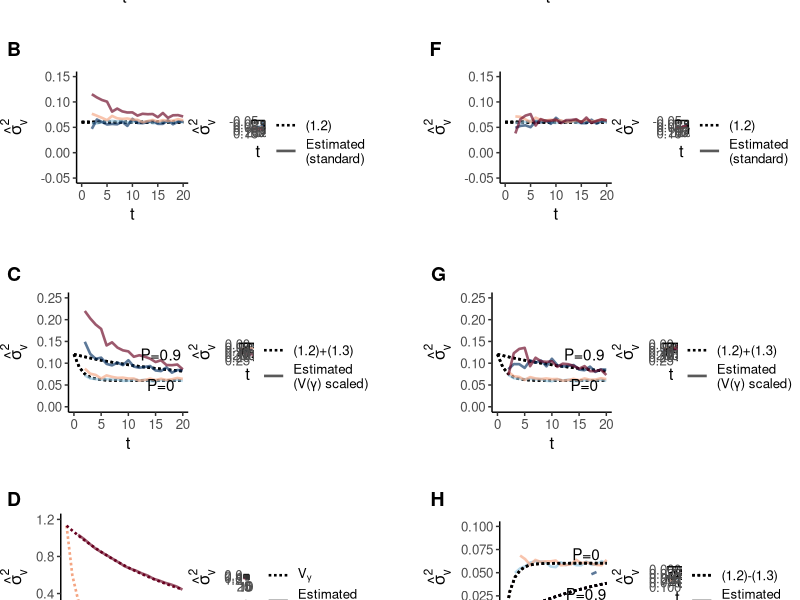

Reproduce this figure in R.
# plot GREML estimated vgamma: genetic variance due to local ancestry

# load files
library(data.table)
df_HI=fread("../data/admix_HI_GREML_vgamma.txt", header = T)
df_CGF=fread("../data/admix_CGF_GREML_vgamma.txt", header = T)

# function to plot 
# expectation VS standard scaled GCTA results
fig4A=function(data, yobs, legend.position="right"){
  library(ggplot2)
  ggplot() +
    geom_line(data=data, linewidth=0.9, alpha = 0.65, #transparent this line
              aes(x=t, y = yobs,                               
                  linetype = "obs",
                  group=interaction(P, cov), 
                  color=interaction(P, cov))) +
    geom_line(data=data, linewidth=0.9, 
              aes(x=t, y = va.term2+va.term3+va.term4, 
                  linetype = "exp",
                  group=interaction(P, cov),
                  color=interaction(P, cov))) +
    ylim(c(-0.05, 1.20))+
    scale_linetype_manual("", 
                          breaks = c("obs",   "exp"),
                          values = c("solid",  "11"),
                          labels = c("Estimated\n(standard)",
                                     expression(V[gamma]))) +
    scale_colour_manual("", 
                        values = c('#92c5de','#053061',
                                   '#f4a582','#67001f') ,
                        labels = c("P=0", "P=0.9", 
                                   "P=0", "P=0.9"
                        )) +
    theme_classic() +
    xlab("t") +
    ylab(expression(hat(sigma)[v]^2))  + 
    #ggtitle(title) +
    theme(aspect.ratio = 1, 
          plot.title = element_text(hjust = 0.5), # to center the title
          legend.position = legend.position, 
          legend.text.align = 0, #left align legend
          text = element_text(size = 12),
          plot.margin = unit(c(0, 0, 0, 0), 'cm')
    ) + 
    guides(color = "none", # no show color legend
           linetype = guide_legend(order = 2, reverse = T)
    )
}


# standard scale gcta vgamma vs expected (1.2)+(1.3)
fig4B=function(data, yobs, legend.position="right"){
  library(ggplot2)
  ggplot() +
    geom_line(data=data, linewidth=0.9, color="black", 
              aes(x=t, y = va.term2,
                  linetype = "exp",
                  group=interaction(P, cov)
              )) + 
    geom_line(data=data, linewidth=0.9, alpha = 0.65, #transparent this line
              aes(x=t, y = yobs,
                  linetype = "obs",
                  group=interaction(P, cov),
                  color=interaction(P, cov))) +
    ylim(c(-0.05, 0.15))+
    scale_linetype_manual("", 
                          breaks = c("obs",   "exp"),
                          values = c("solid",  "11"),
                          labels = c("Estimated\n(standard)",
                                     "(1.2)")) + 
    scale_colour_manual("", 
                        values = c('#92c5de','#053061',
                                   '#f4a582','#67001f') ,
                        labels = c("P=0", "P=0.9", 
                                   "P=0", "P=0.9"
                        )) +
    theme_classic() +
    xlab("t") +
    ylab(expression(hat(sigma)[v]^2))  + 
    theme(aspect.ratio = 1, 
          plot.title = element_text(hjust = 0.5), # to center the title
          legend.position = legend.position, 
          legend.text.align = 0, #left align legend
          text = element_text(size = 12),
          plot.margin = unit(c(0, 0, 0, 0), 'cm')
    ) + 
    guides(color = "none", 
           linetype = guide_legend(order = 1, reverse = T
           ) )}


# (1.2)+(1.3) vs GRMvarX scaled vgamma gcta estimates

fig4C=function(data, yobs, legend.position="right"){
  library(ggplot2)
  ggplot() +
    geom_line(data=data, linewidth=0.9, color="black", 
              aes(x=t, y = va.term2+va.term3, 
                  linetype = "exp",
                  group=interaction(P, cov)
              )) +
    geom_line(data=data, linewidth=0.9, alpha = 0.65, #transparent this line
              aes(x=t, y = yobs,                               
                  linetype = "obs",
                  group=interaction(P, cov), 
                  color=interaction(P, cov))) +
    # label P
    annotate(geom = "text", x=16, y=0.12, label="P=0.9") +
    annotate(geom = "text", x=16, y=0.05, label="P=0") +
    ylim(c(0, 0.25))+
    scale_linetype_manual("", 
                          breaks = c("obs",   "exp"),
                          values = c("solid",  "11"),
                          labels = c(#expression(paste("Estimated\n(V(", gamma, ") scaled)", sep ="")),
                                     paste("Estimated\n(V(\u03B3) scaled)"),
                                     "(1.2)+(1.3)")) +
    scale_colour_manual("", 
                        values = c('#92c5de','#053061',
                                   '#f4a582','#67001f') ,
                        labels = c("P=0", "P=0.9", 
                                   "P=0", "P=0.9"
                        )) +
    theme_classic() +
    xlab("t") +
    ylab(expression(hat(sigma)[v]^2))  + 
    theme(aspect.ratio = 1, 
          plot.title = element_text(hjust = 0.5), # to center the title
          legend.position = legend.position, 
          legend.text.align = 0, #left align legend
          text = element_text(size = 12),
          plot.margin = unit(c(0, 0, 0, 0), 'cm')
    ) + 
    guides(color = "none", # no show color legend
           linetype = guide_legend(order = 2, reverse = T
           ) )
}


fig4D=function(data, yobs, legend.position="right"){
  library(ggplot2)
  ggplot() +
    geom_line(data=data, linewidth=0.9, 
            aes(x=t, y = va.term2+va.term3+va.term4, 
                linetype = "exp",
                group=interaction(P, cov),
                color=interaction(P, cov))) +
  geom_line(data=data, linewidth=0.9, alpha = 0.65, #transparent this line
            aes(x=t, y = yobs,                               
                linetype = "obs",
                group=interaction(P, cov), 
                color=interaction(P, cov))) +
  
  ylim(c(-0.05, 1.20))+
  scale_linetype_manual("", 
                       breaks = c("obs",   "exp"),
                       values = c("solid",  "11"),
                       labels = c("Estimated\n(LD scaled)",
                                  expression(V[gamma]))) +
  scale_colour_manual("", 
                     values = c('#92c5de','#053061',
                                '#f4a582','#67001f'),
  ) +
  theme_classic() +
  xlab("t") +
  ylab(expression(hat(sigma)[v]^2))  + 
  theme(aspect.ratio = 1, 
        plot.title = element_text(hjust = 0.5), # to center the title
        legend.position = legend.position, 
        legend.text.align = 0, #left align legend
        text = element_text(size = 12),
        plot.margin = unit(c(0, 0, 0, 0), 'cm')
        ) + 
  guides(color = "none", # no show color legend
          linetype = guide_legend(order = 2, reverse = T)
         )
}


fig4D_w=function(data, yobs, legend.position="right"){
  library(ggplot2)
  ggplot() +
    geom_line(data=data, linewidth=0.9, #color="black",
            aes(x=t, y = va.term2-va.term3, 
                linetype = "exp",
                group=interaction(P, cov),
                color=interaction(P, cov) #in order to keep this order
                )) +
  geom_line(data=data, linewidth=0.9, alpha = 0.65, #transparent this line
            aes(x=t, y = yobs,                               
                linetype = "obs",
                group=interaction(P, cov), 
                color=interaction(P, cov))) +
    
    geom_line(data=data, linewidth=0.9, color="black", # cover it
            aes(x=t, y = va.term2-va.term3, 
                linetype = "exp",
                group=interaction(P, cov),
               # color=interaction(P, cov)
                )) +
     # label P
  annotate(geom = "text", x=16, y=0.027, label="P=0.9") +
  annotate(geom = "text", x=16, y=0.07, label="P=0") +
  ylim(c(-0.01, 0.1))+
  scale_linetype_manual("", 
                       breaks = c("obs",   "exp"),
                       values = c("solid",  "11"),
                       labels = c("Estimated\n(LD scaled)",
                                  "(1.2)-(1.3)")) +
  scale_colour_manual("", 
                     values = c('#92c5de','#053061',
                                '#f4a582','#67001f'),
  ) +
  theme_classic() +
  xlab("t") +
  ylab(expression(hat(sigma)[v]^2))  + 
  theme(aspect.ratio = 1, 
        plot.title = element_text(hjust = 0.5), # to center the title
        legend.position = legend.position, 
        legend.text.align = 0, #left align legend
        text = element_text(size = 12),
        plot.margin = unit(c(0, 0, 0, 0), 'cm')
        ) + 
  guides(color = "none", 
          linetype = guide_legend(order = 2, reverse = T)
         )
}


#color legend 
fig4color=function(data){
  library(ggplot2)
  ggplot() +
    geom_line(data=data, linewidth=0.9, alpha = 0.65, #transparent this line
              aes(x=t, y = vgamma_GRMstd,                               
                  linetype = "obs",
                  group=interaction(P, cov), 
                  color=interaction(P, cov))) +
    geom_line(data=data, linewidth=0.9, 
              aes(x=t, y = va.term2+va.term3+va.term4, 
                  linetype = "exp",
                  group=interaction(P, cov),
                  color=interaction(P, cov))) +
    scale_linetype_manual("", 
                          breaks = c("obs",   "exp"),
                          values = c("solid",  "11"),
                          labels = c("Estimated\n(standard)",
                                     "Expected")) +
    scale_colour_manual("", 
                        values = c('#92c5de','#053061',
                                   '#f4a582','#67001f') ,
                        labels = c("P=0", "P=0.9", 
                                   "P=0", "P=0.9"
                        )) +
    theme_classic() +
    xlab("t") +
    ylab(expression(hat(sigma)[v]^2))  + 
    theme(aspect.ratio = 1, 
          legend.position = "bottom", #hide legend for HI
          text = element_text(size = 12)
    ) + 
    guides(color =  guide_legend(order = 1, nrow=2, 
                                 byrow = T, reverse = T,
                                 override.aes = list(linewidth = 2)),  # thicken the line in legend
           linetype = "none"
    )}

# plot
HI_color=fig4color(data=df_HI)


HIa=fig4A(data=df_HI, 
          yobs=df_HI$vgamma_GRMstd, 
          #title="Hybrid Isolation", 
          legend.position = "none")
CGFa=fig4A(data=df_CGF, 
           yobs=df_CGF$vgamma_GRMstd) 
           #title="Continuous Gene Flow")

HIb=fig4B(data=df_HI,
          yobs=df_HI$vgamma_GRMstd,
          legend.position = "none")

CGFb=fig4B(data=df_CGF,
           yobs=df_CGF$vgamma_GRMstd)

HIc=fig4C(data=df_HI, 
          yobs=df_HI$vgamma_GRMvarX,
          legend.position = "none")
CGFc=fig4C(data=df_CGF,
           yobs=df_CGF$vgamma_GRMvarX)

HId=fig4D(data=df_HI, 
          yobs=df_HI$vgamma_GRMld,
          legend.position = "none")
CGFd=fig4D(data=df_CGF,
           yobs=df_CGF$vgamma_GRMld)

library(ggpubr)
plt_wo=ggarrange(HIa, CGFa, HIb, CGFb, HIc, CGFc, HId, CGFd,
              ncol = 2, nrow = 4, 
              labels = c("A", "", "B", "","C", "","D", ""),
              align = c("h")) 

# plot for gcta_wganc
HIa_w=fig4A(data=df_HI, 
            yobs = df_HI$vgamma_GRMstd_ganc,
            #title="Hybrid Isolation", 
            legend.position = "none")
CGFa_w=fig4A(data=df_CGF, 
             yobs=df_CGF$vgamma_GRMstd_ganc)
             #title="Continuous Gene Flow")

HIb_w=fig4B(data=df_HI, 
            yobs=df_HI$vgamma_GRMstd_ganc,
            legend.position = "none")
CGFb_w=fig4B(data=df_CGF,
             yobs=df_CGF$vgamma_GRMstd_ganc)

HIc_w=fig4C(data=df_HI,
            yobs=df_HI$vgamma_GRMvarX_ganc,
            legend.position = "none")
CGFc_w=fig4C(data=df_CGF,
             yobs=df_CGF$vgamma_GRMvarX_ganc)

HId_w=fig4D_w(data=df_HI,
            yobs=df_HI$vgamma_GRMld_ganc,
            legend.position = "none")
CGFd_w=fig4D_w(data=df_CGF,
             yobs=df_CGF$vgamma_GRMld_ganc)


plt_wganc=ggarrange(HIa_w, CGFa_w, HIb_w, CGFb_w, HIc_w, CGFc_w, HId_w, CGFd_w, 
              ncol = 2, nrow = 4, 
              labels = c("E", "", "F", "","G", "","H", ""),
              align = c("h")) 

# add space between these two
plt=ggarrange(plt_wo, '', plt_wganc, 
              ncol = 3, nrow = 1, 
             # labels = c("A", "B",  "C", "D"),
              widths = c(8,1,8),
              align = c("v")) %>% # to move the legend closer 
  gridExtra::grid.arrange(get_legend(HI_color), 
                          #heights = unit(c(250, 10), "mm")
                          heights = unit(c(9, 0.8), "in")
                          ) 

ggsave("../figs/GREML_vgamma_wowganc.png", plot=plt,
       width = 16, height = 10, dpi = 300, units = "in", device='png')
